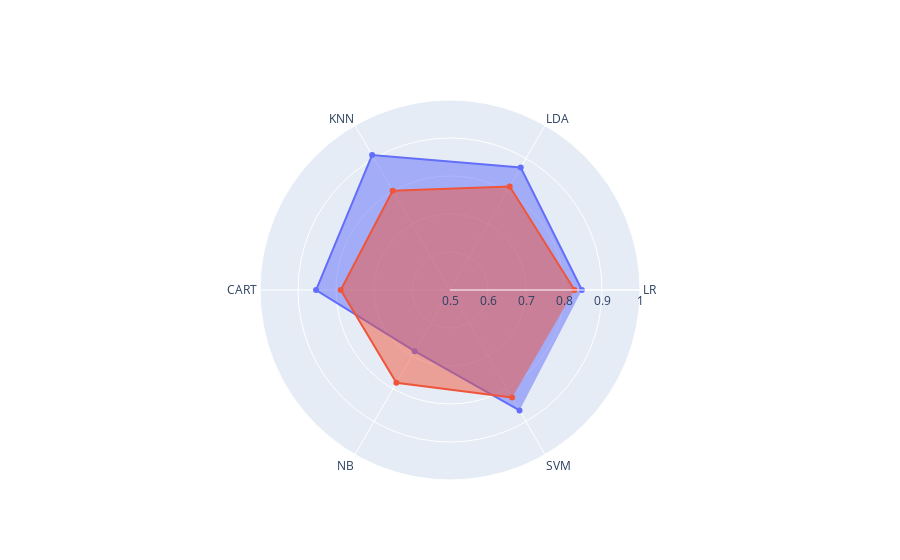

Here is the notebook cell this chart was saved with:
### Code cell
import plotly.graph_objects as go

categories = names

fig = go.Figure()

fig.add_trace(go.Scatterpolar(
      r=resultsavg,
      theta=categories,
      fill='toself',
      name='Without FS'
))
fig.add_trace(go.Scatterpolar(
      r=[0.827679, 0.814286, 0.801786, 0.787500, 0.782143, 0.826786],
      theta=categories,
      fill='toself',
      name='With FS '
))

fig.update_layout(
  polar=dict(
    radialaxis=dict(
      visible=True,
      range=[0.5, 1]
    )),
  showlegend=False
)

fig.show()

### Figure 1 — Plotly figure (JSON) as saved in the notebook; plotly's stock layout.template omitted (floating-point values rounded to 4 significant figures)
{"data": [{"fill": "toself", "name": "Without FS", "r": [0.8471, 0.8721, 0.91, 0.8525, 0.6858, 0.8658], "theta": ["LR", "LDA", "KNN", "CART", "NB", "SVM"], "type": "scatterpolar"}, {"fill": "toself", "name": "With FS ", "r": [0.8277, 0.8143, 0.8018, 0.7875, 0.7821, 0.8268], "theta": ["LR", "LDA", "KNN", "CART", "NB", "SVM"], "type": "scatterpolar"}], "layout": {"polar": {"radialaxis": {"range": [0.5, 1], "visible": true}}, "showlegend": false}}
